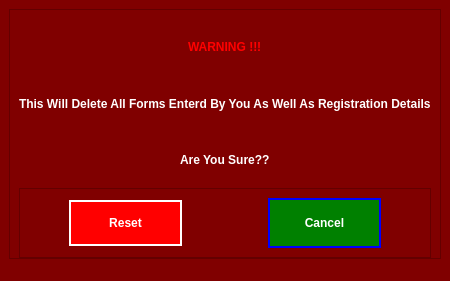
<?xml version="1.0" encoding="UTF-8"?>
<ui version="4.0">
 <class>MainWindow</class>
 <widget class="QMainWindow" name="MainWindow">
  <property name="geometry">
   <rect>
    <x>0</x>
    <y>0</y>
    <width>443</width>
    <height>281</height>
   </rect>
  </property>
  <property name="windowTitle">
   <string>MainWindow</string>
  </property>
  <property name="styleSheet">
   <string notr="true">background-color: #800000;</string>
  </property>
  <widget class="QWidget" name="centralwidget">
   <layout class="QVBoxLayout" name="verticalLayout_2">
    <property name="spacing">
     <number>0</number>
    </property>
    <property name="bottomMargin">
     <number>0</number>
    </property>
    <item>
     <widget class="QFrame" name="frame">
      <property name="frameShape">
       <enum>QFrame::StyledPanel</enum>
      </property>
      <property name="frameShadow">
       <enum>QFrame::Raised</enum>
      </property>
      <layout class="QVBoxLayout" name="verticalLayout">
       <property name="spacing">
        <number>0</number>
       </property>
       <property name="bottomMargin">
        <number>0</number>
       </property>
       <item alignment="Qt::AlignHCenter">
        <widget class="QLabel" name="label">
         <property name="styleSheet">
          <string notr="true">font: 75 24pt &quot;Times New Roman&quot;;
font-weight:bold;
color:#FF0000;</string>
         </property>
         <property name="text">
          <string>WARNING !!!</string>
         </property>
        </widget>
       </item>
       <item>
        <widget class="QLabel" name="label_2">
         <property name="styleSheet">
          <string notr="true">font: 75 10pt &quot;Times New Roman&quot;;
color: rgb(255, 255, 255);
font-weight:bold;</string>
         </property>
         <property name="text">
          <string>This Will Delete All Forms Enterd By You As Well As Registration Details</string>
         </property>
        </widget>
       </item>
       <item alignment="Qt::AlignHCenter">
        <widget class="QLabel" name="label_3">
         <property name="styleSheet">
          <string notr="true">color: rgb(255, 255, 255);
font: 75 16pt &quot;Times New Roman&quot;;
font-weight:bold;</string>
         </property>
         <property name="text">
          <string>Are You Sure??</string>
         </property>
        </widget>
       </item>
       <item>
        <widget class="QFrame" name="frame_2">
         <property name="frameShape">
          <enum>QFrame::StyledPanel</enum>
         </property>
         <property name="frameShadow">
          <enum>QFrame::Raised</enum>
         </property>
         <layout class="QHBoxLayout" name="horizontalLayout">
          <item>
           <widget class="QPushButton" name="pushButton">
            <property name="cursor">
             <cursorShape>PointingHandCursor</cursorShape>
            </property>
            <property name="styleSheet">
             <string notr="true">.QPushButton{
background-color: #FF0000;
font: 75 15pt &quot;Times New Roman&quot;;
color: rgb(255, 255, 255);
font-weight:bold;
border: 2px solid white;
padding:14px;
margin-left:40px;
margin-right:40px;

}

.QPushButton:hover {
border: 2px solid white;
border:1px solid blue;
}

</string>
            </property>
            <property name="text">
             <string>Reset</string>
            </property>
           </widget>
          </item>
          <item>
           <widget class="QPushButton" name="pushButton_2">
            <property name="cursor">
             <cursorShape>PointingHandCursor</cursorShape>
            </property>
            <property name="styleSheet">
             <string notr="true">.QPushButton{
background-color:#008000;
font: 75 15pt &quot;Times New Roman&quot;;
color: rgb(255, 255, 255);
font-weight:bold;
border:2px solid blue;
padding:16px;
margin-left:40px;
margin-right:40px;
}

.QPushButton:hover{
border:2px solid white;
}</string>
            </property>
            <property name="text">
             <string>Cancel</string>
            </property>
           </widget>
          </item>
         </layout>
        </widget>
       </item>
      </layout>
     </widget>
    </item>
   </layout>
  </widget>
  <widget class="QStatusBar" name="statusbar"/>
 </widget>
 <resources/>
 <connections/>
</ui>
